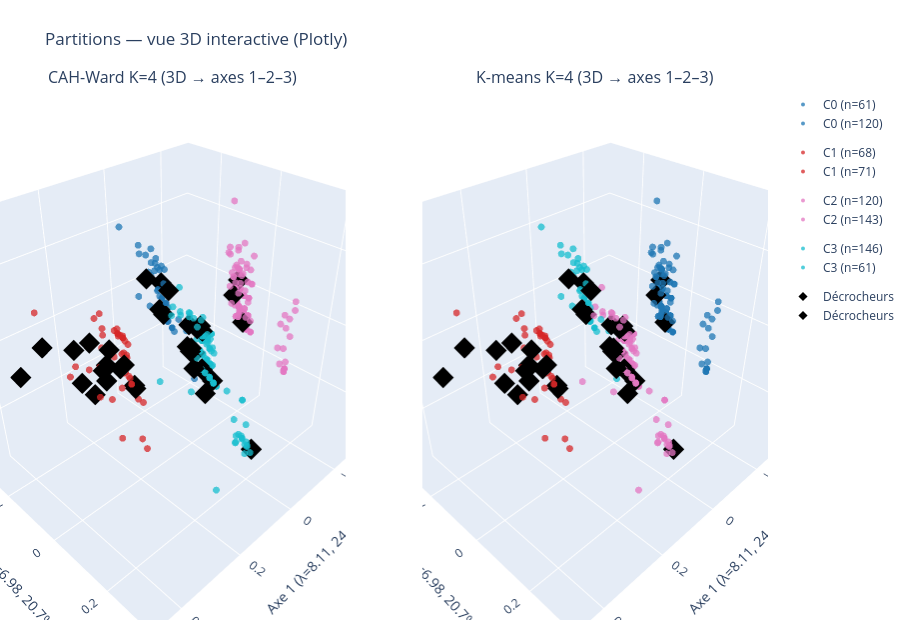

The notebook cell this image was saved under:
### Markdown cell above
---
## 6. Méthode des K-means (centres mobiles)

### 6.1 Rappel théorique (cours Ch. 7, §6.1)

La méthode des centres mobiles minimise $I_W(P)$ par optimisation alternée : affectation au centre le plus proche, puis mise à jour des centres de gravité. Le cours note que l'algorithme est **sensible à l'initialisation** (risque d'optimum local). On utilise `k-means++` — initialisation améliorée cohérente avec cette précaution du cours.

K-means est appliqué sur les **mêmes coordonnées factorielles** que la CAH pour permettre la comparaison ARI à iso-représentation.

### Code cell
K_MIN, K_MAX = 3, 10  # K ≥ 3 imposé

def suggest_k_elbow(ks, inertias):
    """Point de coude via distance maximale à la corde (K ≥ 3)."""
    ks = np.asarray(ks, dtype=float)
    ys = np.asarray(inertias, dtype=float)
    if len(ks) < 3:
        return int(ks[0])
    p1 = np.array([ks[0], ys[0]])
    p2 = np.array([ks[-1], ys[-1]])
    line = p2 - p1
    line_norm = line / (np.linalg.norm(line) + 1e-12)
    dists = [abs(np.cross(line_norm, np.array([ks[i], ys[i]]) - p1)) for i in range(len(ks))]
    return int(ks[int(np.argmax(dists))])


def plot_clusters_2d(ax, coords, labels, k, title):
    colors = plt.cm.tab10(np.linspace(0, 0.9, max(k, 1)))
    for c in range(k):
        mask = labels == c
        ax.scatter(coords[mask, 0], coords[mask, 1], s=22, alpha=0.6,
                   color=colors[c], label=f'C{c} (n={mask.sum()})')
    ax.scatter(coords[dec_mask, 0], coords[dec_mask, 1], s=80, marker='*',
               color='black', zorder=3, label='Décrocheurs (★)')
    ax.set_xlabel('Axe 1 AFTD')
    ax.set_ylabel('Axe 2 AFTD')
    ax.set_title(title, fontweight='bold')
    ax.legend(fontsize=8)


# Métriques K-means pour K ∈ [K_MIN, K_MAX]
k_range = range(K_MIN, K_MAX + 1)
metrics_km = []
for k in k_range:
    km = KMeans(n_clusters=k, init='k-means++', n_init=20, random_state=RANDOM_STATE)
    labels_tmp = km.fit_predict(C_sel)
    metrics_km.append({
        'k': k,
        'inertia': km.inertia_,
        'silhouette': silhouette_score(C_sel, labels_tmp),
    })
df_km = pd.DataFrame(metrics_km)

K_elbow = suggest_k_elbow(df_km['k'].values, df_km['inertia'].values)
K_sil = int(df_km.loc[df_km['silhouette'].idxmax(), 'k'])
K = K_sil  # K retenu : silhouette max (K ≥ K_MIN)

print(f"K suggéré (coude)     : {K_elbow}")
print(f"K suggéré (silhouette): {K_sil}")
print(f"→ K retenu            : {K}  (K ≥ {K_MIN})")

# K-means final
km_final = KMeans(n_clusters=K, init='k-means++', n_init=50, random_state=RANDOM_STATE)
labels_km = km_final.fit_predict(C_sel)

# CAH-Ward au même K
labels_cah = fcluster(Z_ward, K, criterion='maxclust') - 1

# ── Export rapport : coude + silhouette (annexe) ──
fig_k_sel, axes_k = plt.subplots(1, 2, figsize=(11, 4))
ax = axes_k[0]
ax.plot(df_km['k'], df_km['inertia'], 'o-', color=BLEU, lw=2, ms=7)
ax.axvline(K_elbow, color=ORANGE, lw=1.5, ls=':', label=f'Coude → K={K_elbow}')
ax.axvline(K, color=ROUGE, lw=1.5, ls='--', label=f'K retenu = {K}')
ax.set_xlabel('K')
ax.set_ylabel('Inertie intra-classe $I_W(P)$')
ax.set_title('K-means — coude sur $I_W$', fontweight='bold')
ax.set_xticks(list(k_range))
ax.legend(fontsize=8)
ax = axes_k[1]
ax.plot(df_km['k'], df_km['silhouette'], 'o-', color=VERT, lw=2, ms=7)
ax.axvline(K, color=ROUGE, lw=1.5, ls='--', label=f'K retenu = {K}')
ax.set_xlabel('K')
ax.set_ylabel('Silhouette moyenne')
ax.set_title('K-means — silhouette', fontweight='bold')
ax.set_xticks(list(k_range))
ax.legend(fontsize=8)
fig_k_sel.suptitle(f'Sélection de $K$ (K ≥ {K_MIN})', fontweight='bold', fontsize=12)
fig_k_sel.tight_layout()
fig_k_sel.savefig(FIG_DIR / '03_kmeans_coude_silhouette.png', dpi=200, bbox_inches='tight')
plt.close(fig_k_sel)

# ── Export rapport : plan factoriel coloré par cluster (§3.3) ──
fig_clust, ax_clust = plt.subplots(figsize=(10, 7))
plot_clusters_2d(ax_clust, C_sel, labels_km, K,
                 f'K-means $K={K}$ — plan factoriel AFTD (axes 1–2)\n(décrocheurs en ★)')
fig_clust.tight_layout()
fig_clust.savefig(FIG_DIR / '03_plan_factoriel_clusters.png', dpi=200, bbox_inches='tight')
plt.close(fig_clust)

fig, axes = plt.subplots(2, 2, figsize=(13, 10))

# Coude
ax = axes[0, 0]
ax.plot(df_km['k'], df_km['inertia'], 'o-', color=BLEU, lw=2, ms=7)
ax.axvline(K_elbow, color=ORANGE, lw=1.5, ls=':', label=f'Coude → K={K_elbow}')
ax.axvline(K, color=ROUGE, lw=1.5, ls='--', label=f'K retenu = {K}')
ax.set_xlabel('K')
ax.set_ylabel('Inertie intra-classe $I_W(P)$')
ax.set_title('K-means — coude sur $I_W$', fontweight='bold')
ax.set_xticks(list(k_range))
ax.legend(fontsize=8)

# Silhouette
ax = axes[0, 1]
ax.plot(df_km['k'], df_km['silhouette'], 'o-', color=VERT, lw=2, ms=7)
ax.axvline(K, color=ROUGE, lw=1.5, ls='--', label=f'K retenu = {K}')
ax.set_xlabel('K')
ax.set_ylabel('Silhouette moyenne')
ax.set_title('K-means — silhouette', fontweight='bold')
ax.set_xticks(list(k_range))
ax.legend(fontsize=8)

# Plans factoriels 2D
plot_clusters_2d(axes[1, 0], C_sel, labels_cah, K,
                 f'CAH-Ward K={K} ({n_axes}D → plan 1–2)\n(décrocheurs en ★)')
plot_clusters_2d(axes[1, 1], C_sel, labels_km, K,
                 f'K-means K={K} ({n_axes}D → plan 1–2)\n(décrocheurs en ★)')

plt.suptitle(f'K-means — sélection automatique de K (K ≥ {K_MIN})', fontweight='bold', fontsize=13)
plt.tight_layout()
plt.show()

if SHOW_3D_SCATTER and n_axes >= 3:
    fig_clust = make_subplots(
        rows=1,
        cols=2,
        specs=[[{'type': 'scatter3d'}, {'type': 'scatter3d'}]],
        subplot_titles=(
            f'CAH-Ward K={K} ({n_axes}D → axes 1–2–3)',
            f'K-means K={K} ({n_axes}D → axes 1–2–3)',
        ),
    )
    add_cluster_traces_3d(fig_clust, C_sel, labels_cah, K, row=1, col=1)
    add_cluster_traces_3d(fig_clust, C_sel, labels_km, K, row=1, col=2)
    scene_kw = _scene_axis_labels()
    fig_clust.update_layout(
        title='Partitions — vue 3D interactive (Plotly)',
        height=620,
        margin=dict(l=0, r=0, t=90, b=0),
    )
    fig_clust.update_scenes(scene_kw, row=1, col=1)
    fig_clust.update_scenes(scene_kw, row=1, col=2)
    fig_clust.show()

print(f"\nPartition CAH-Ward K={K} :")
for k in range(K):
    mask = labels_cah == k
    n_k = mask.sum()
    n_d = ((labels_cah == k) & (mat_full['decrocheur'] == 1)).sum()
    print(f"  C{k} : n={n_k}, décrocheurs={n_d} ({100 * n_d / n_k:.1f}%)")

print(f"\nPartition K-means K={K} :")
for k in range(K):
    mask = labels_km == k
    n_k = mask.sum()
    n_d = ((labels_km == k) & (mat_full['decrocheur'] == 1)).sum()
    print(f"  C{k} : n={n_k}, décrocheurs={n_d} ({100 * n_d / n_k:.1f}%)")
